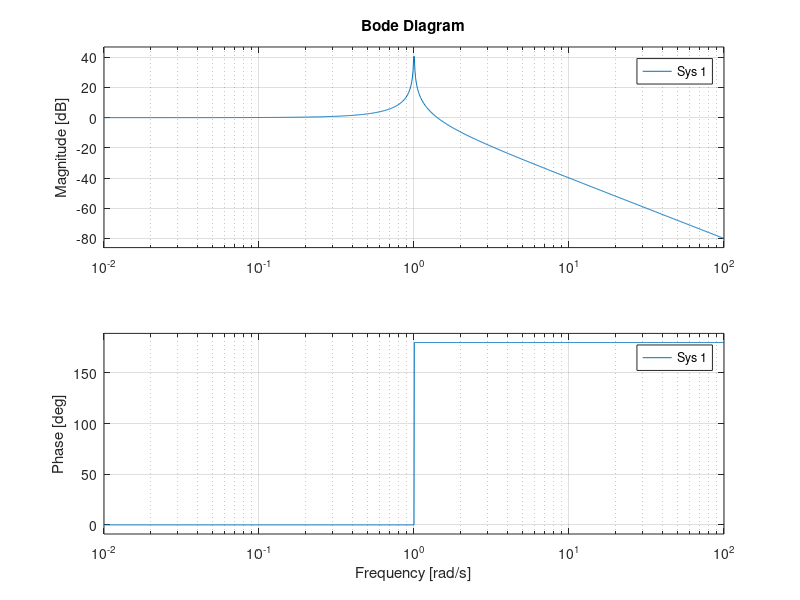
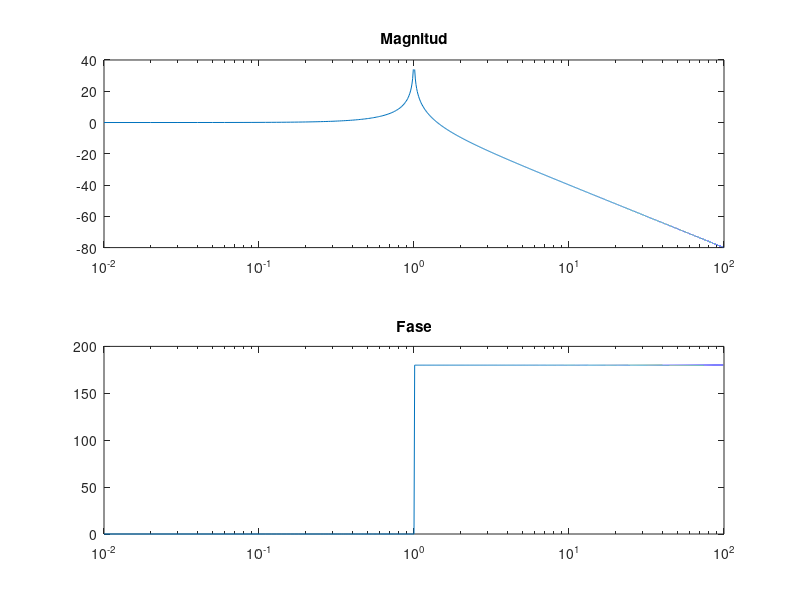

MATLAB code to generate these figures, in order:
clc
clear all
close all

bode(tf([1],[1 0 1]))
l=1;

for w=0:0.01:100
    s=j.*w;
    
    H=1/(s.^2+0.*s+1);
    M(l)=20.*log10(abs(H));
    F(l)=rad2deg(angle(H));
    l=l+1;
end

w=0:0.01:100;
figure,
subplot(2,1,1),
semilogx(w,M), title('Magnitud')
subplot(2,1,2),
semilogx(w,F), title('Fase')